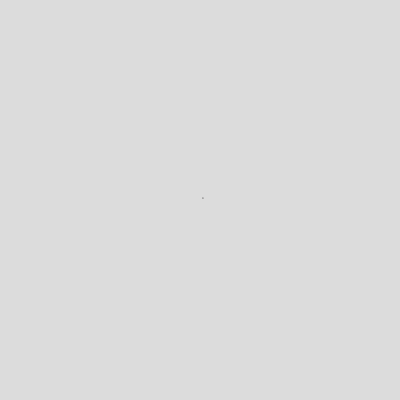
Frame 1 (no input)
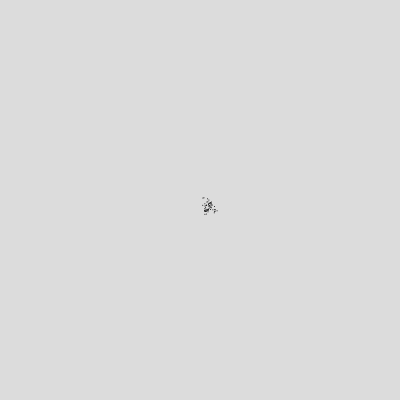
Frame 60 (no input)
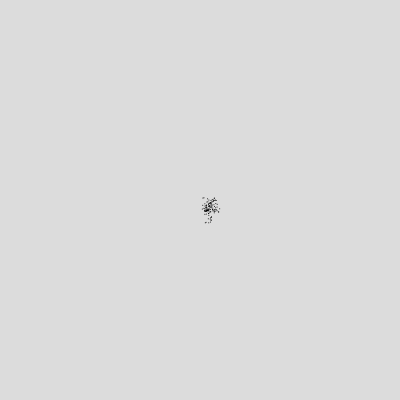
Frame 120 (the mouse pressed at the canvas centre since frame 60)

The p5.js sketch that drew these frames (run headless with seeded random() and noise() and a simulated clock; from frame 60 on, the mouse is pressed at the canvas centre):

// p5.js sketch
// ── sketch.js
// exercice 1.1
// goal: Take one of the walker examples from Chapter 0 and convert it to use vectors.
// date: 2026-10-18

let walker;

function setup() {
  createCanvas(400, 400);
  background(220);
  walker = new Walker();
}

function draw() {
  walker.step();
  walker.show();
}

class Walker {
  constructor() {
    this.position = createVector(width / 2, height / 2);
  }

  step() {
    let stepVec = p5.Vector.random2D();

    let scaleStep = random(5);

    stepVec.mult(scaleStep);

    this.position.add(stepVec);

    this.position.x = constrain(this.position.x, 0, width - 1);
    this.position.y = constrain(this.position.y, 0, height - 1);
  }

  show() {
    stroke(0);
    point(this.position.x, this.position.y);
  }
}
